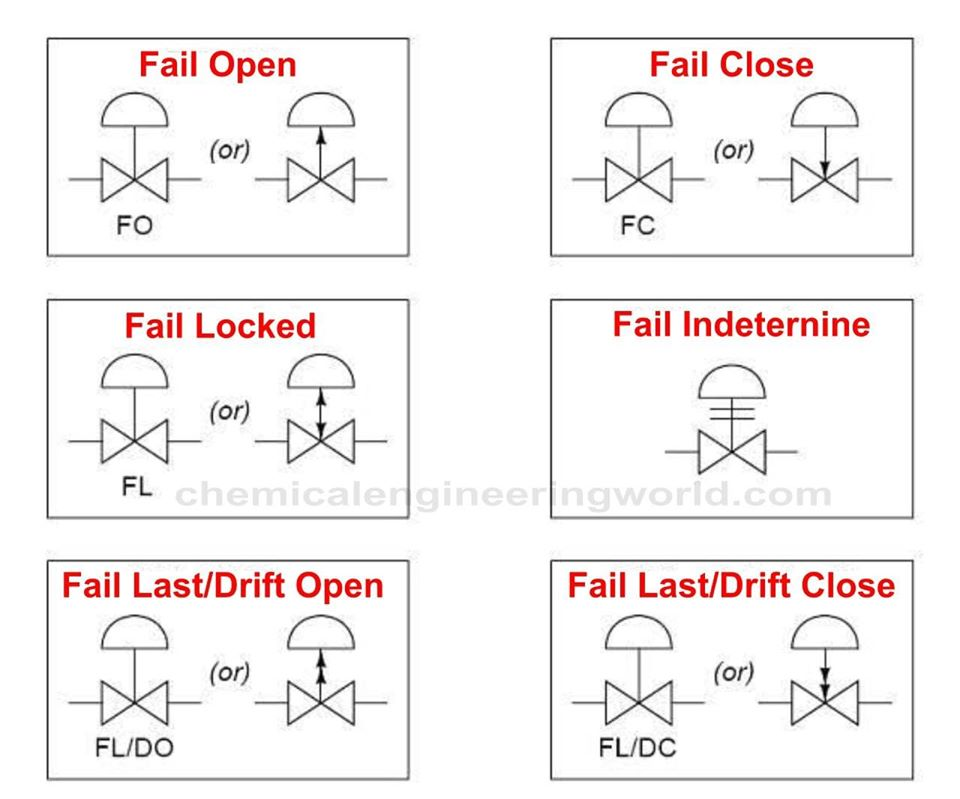
#> input picture dataset/Descritivo/0.jpg, 960 x 799 px
$ python -i text_detection.py   (imports and definitions only)
#> lines starting #> are read from the running program, lines starting #| are printed output that depends on the picture
#> further down, picture is the input picture: shape (799, 960, 3); mean B, G, R 241.5, 241.6, 245.1
"""
MSER
LÓGICA: detectar regiões, aplicar filtros geométricos e filtrar pela proporção de pixels escuros.
"""

import cv2

def detectar_mser(imagem):
    mser = cv2.MSER_create()

    regioes, _ = mser.detectRegions(imagem)
#> regioes = 115 items

    candidatos = []

    for regiao in regioes:

        x, y, w, h = cv2.boundingRect(regiao)

        if w < 2 or h < 5:
            continue

        if w > 60 or h > 60:
            continue

        if w * h < 20:
            continue

        proporcao = w / h

        if proporcao > 8 or proporcao < 0.1:
            continue

        roi = imagem[y:y+h, x:x+w]

        if roi.size == 0:
            continue

        pixels_escuros = cv2.countNonZero(
            cv2.inRange(roi, 0, 100)
        )

        proporcao_escura = pixels_escuros / roi.size

        if proporcao_escura < 0.08:
            continue

        candidatos.append({
            "x": x,
            "y": y,
            "w": w,
            "h": h
        })
#> this loop made 115 passes
#> (x, y, w, h) on passes 1, 3, 4, 6, 7, 8, 9, 11, 12, 13, 14, 15: (46, 48, 1, 201), (552, 306, 1, 174), (559, 776, 345, 1), (560, 298, 349, 1), (554, 304, 1, 176), (559, 296, 350, 1), (914, 305, 1, 207), (911, 305, 1, 207), (560, 300, 345, 1), (56, 258, 351, 1), (561, 780, 346, 1), (408, 565, 1, 204)
#> (x, y, w, h, proporcao) on passes 2, 5, 10, 18, 23, 29: (106, 97, 57, 25, 2.28), (610, 97, 57, 25, 2.28), (703, 437, 22, 30, 0.733), (295, 358, 52, 25, 2.08), (611, 620, 56, 24, 2.33), (797, 620, 56, 24, 2.33)
#> pass 2, in detectar_mser, `roi = imagem[y:y+h, x:x+w]`:
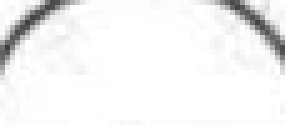
#> roi: shape (25, 57, 3) (shown 5 times larger); min 62, max 255, mean 242
#> after the loop:
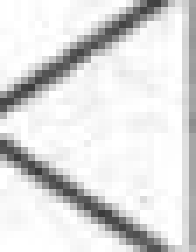
#> roi: shape (36, 28, 3) (shown 7 times larger); min 57, max 255, mean 221.1
#> after the loop, candidatos = []

    return candidatos

>>> import cv2
>>> picture = cv2.imread('../../dataset/Descritivo/0.jpg')
>>> result = detectar_mser(picture)
#> result = []

$ run again, on dataset/Descritivo/106.jpg
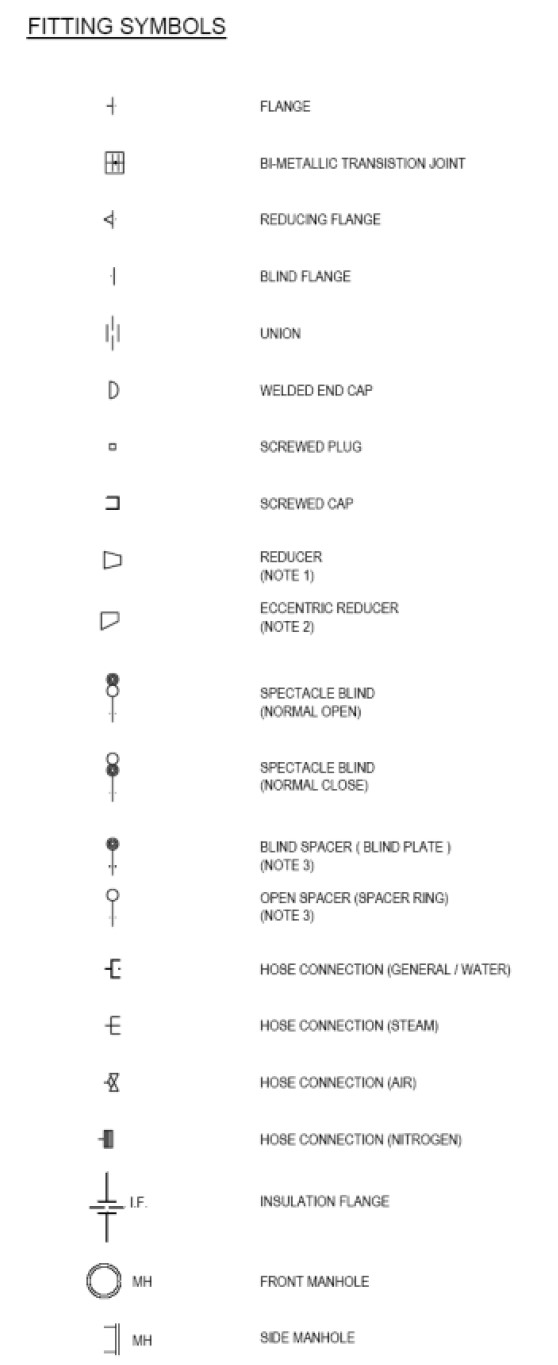
#> input picture dataset/Descritivo/106.jpg, 558 x 1365 px
#> picture is the input picture: shape (1365, 558, 3); min 0, max 255, mean 250.6
#> regioes = 7 items
#> the loop in detectar_mser, `for regiao in regioes: ` made 7 passes
#> (x, y, w, h, proporcao) on passes 1, 4, 5, 6, 7: (94, 1270, 20, 21, 0.952), (93, 1270, 22, 22, 1), (56, 22, 9, 13, 0.692), (107, 555, 11, 10, 1.1), (104, 615, 13, 10, 1.3)
#> pass 1, in detectar_mser, `roi = imagem[y:y+h, x:x+w]`:
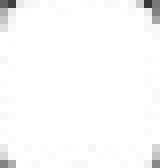
#> roi: shape (21, 20, 3) (shown 8 times larger); min 54, max 255, mean 250.4
#> after the loop in detectar_mser, `for regiao in regioes:`: candidatos = []

$ run again, on dataset/Descritivo/107.jpg
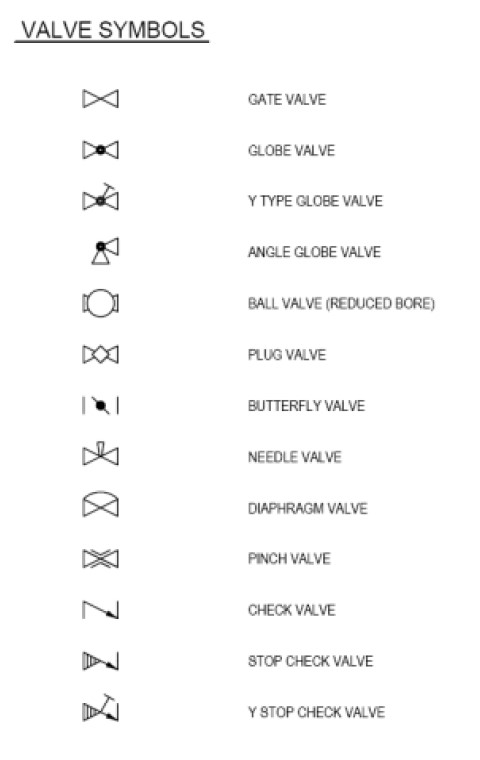
#> input picture dataset/Descritivo/107.jpg, 480 x 760 px
#> picture is the input picture: shape (760, 480, 3); min 0, max 255, mean 249.7
#> the loop in detectar_mser, `for regiao in regioes: ` made 4 passes
#> (x, y, w, h, proporcao) on passes 1, 3, 4: (91, 294, 19, 19, 1), (91, 496, 20, 8, 2.5), (90, 293, 22, 21, 1.05)
#> after the loop in detectar_mser, `for regiao in regioes:`:
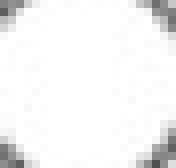
#> roi: shape (21, 22, 3) (shown 8 times larger); min 80, max 255, mean 243.6
#> after the loop in detectar_mser, `for regiao in regioes:`: candidatos = []
